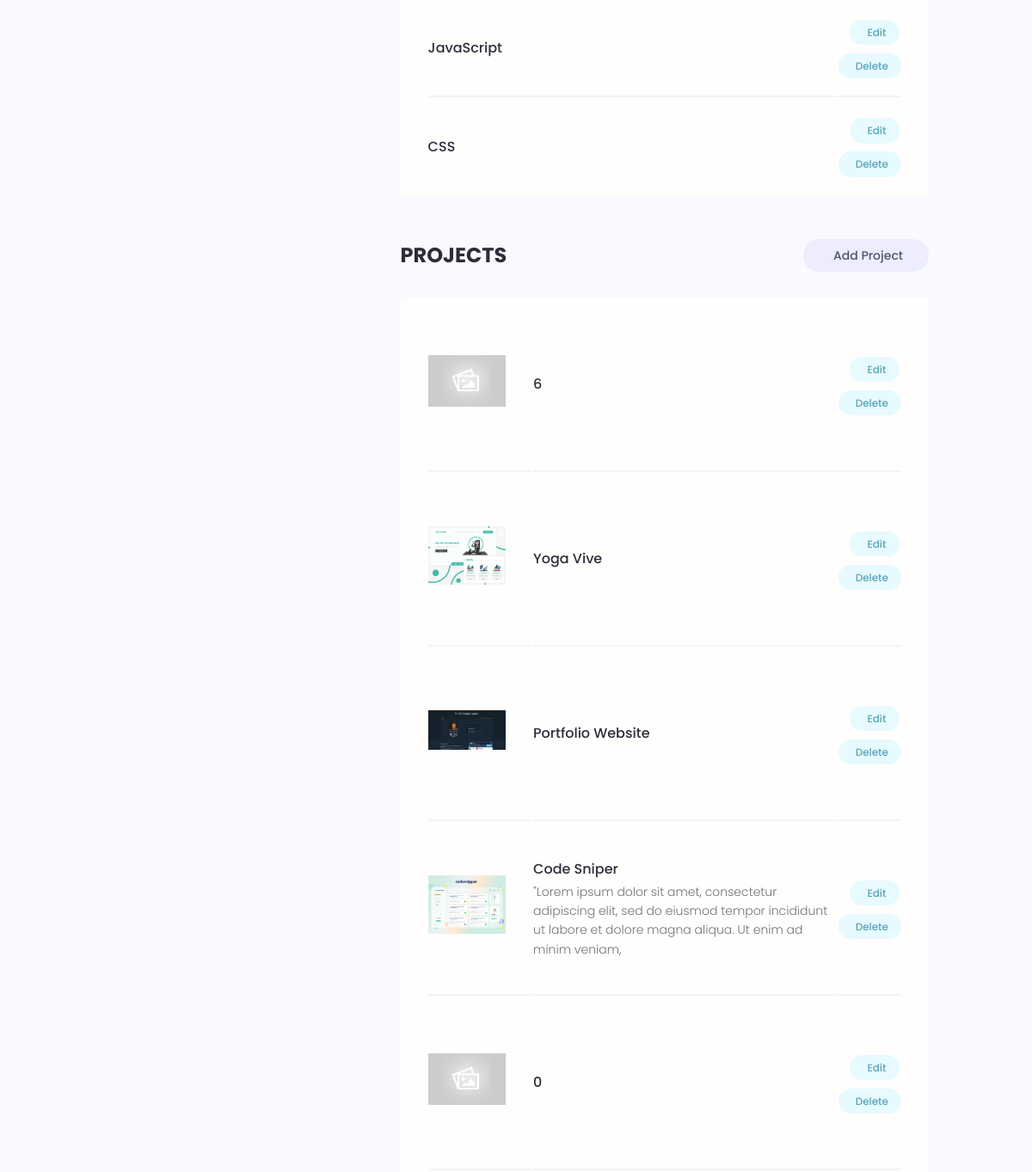
/account/ (signed in, middle part), run on an earlier commit of the app's database.
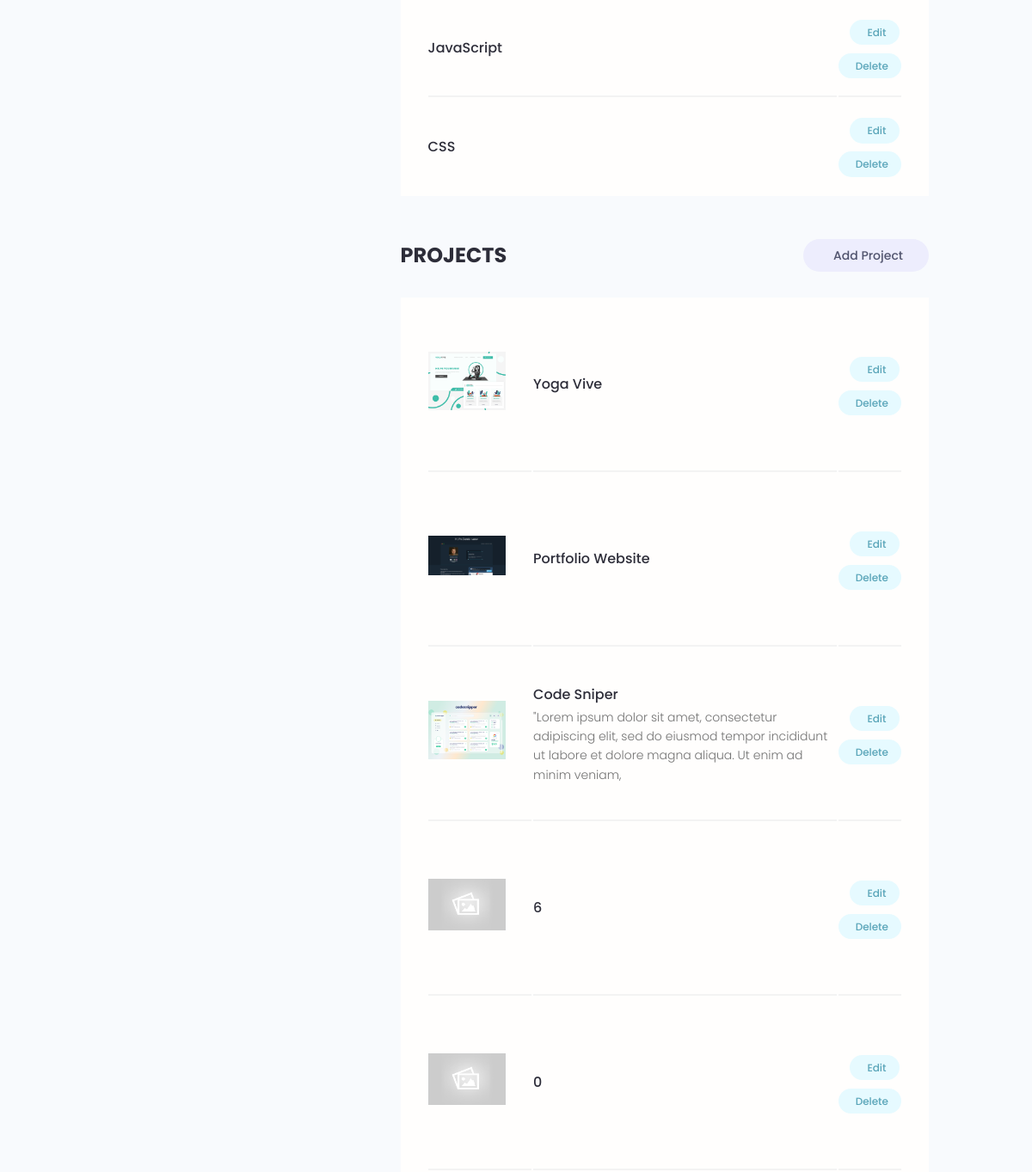
And on a later commit of the database.
### users/models.py (models this page shows, shortened)
class Skill(models.Model):
  owner = models.ForeignKey(Profile, on_delete=models.CASCADE, null=True, blank=True)
  name = models.CharField(max_length=500, null=True, blank=True)
  description = models.TextField(null=True, blank=True)
  created = models.DateTimeField(auto_now_add=True)
  id = models.UUIDField(default=uuid.uuid4, unique=True, primary_key=True, editable=False)

### projects/models.py (models this page shows, shortened)
class Project(models.Model):
    owner = models.ForeignKey(Profile, null=True, blank=True, on_delete=models.SET_NULL)
    title = models.CharField(max_length=200)
    description = models.TextField(null=True, blank=True)
    featured_image = models.ImageField(null=True, blank=True, default="default.jpg")
    demo_link = models.CharField(max_length=2000, null=True, blank=True)
    source_link = models.CharField(max_length=2000, null=True, blank=True)
    tags = models.ManyToManyField('Tag', blank=True)
    vote_total = models.IntegerField(default=0, null=True, blank=True)
    vote_ratio = models.IntegerField(default=0, null=True, blank=True)
    created = models.DateTimeField(auto_now_add=True)
    id = models.UUIDField(default=uuid.uuid4, unique=True, primary_key=True, editable=False)
    class Meta:
        ordering = ['-vote_ratio', '-vote_total', 'title']

### users/views.py (the view)
# urls.py: path('account/', views.userAccount, name='account'),
@login_required(login_url='login')
def userAccount(request):
  profile = request.user.profile
  skills = profile.skill_set.all()
  projects = profile.project_set.all()
  context = {
    'profile': profile,
    'skills': skills,
    'projects': projects,
    }
  return render(request, 'users/account.html', context)

### users/templates/users/account.html (shortened to what this page needs)
{% extends 'main.html' %}
{% load static %}
{% block content %}
  <main class="settingsPage profile my-md">
    <div class="container">
      <div class="layout">
        <div class="column column--1of3">
        </div>
        <div class="column column--2of3">
          <table class="settings__table">
            {% for skill in skills %}
            <tr>
              <td class="settings__tableInfo">
                <h4>{{skill.name}}</h4>
              </td>
              <td class="settings__tableActions">
                <a class="tag tag--pill tag--main settings__btn" href="{% url 'update-skill' skill.id %}"> Edit</a>
                <a class="tag tag--pill tag--main settings__btn" href="{% url 'delete-skill' skill.id %}?next=/account">
                  Delete</a>
              </td>
            </tr>
            {% endfor %}
          </table>
          <div class="settings">
            <h3 class="settings__title">Projects</h3>
            <a class="tag tag--pill tag--sub settings__btn tag--lg" href="{% url 'create-project' %}"> Add Project</a>
          </div>
          <table class="settings__table">
            {% for project in projects %}
              <tr>
                <td class="settings__thumbnail">
                  <a href="{% url 'project' project.id %}"><img src="{{project.featured_image.url}}" alt="Project Thumbnail" /></a>
                </td>
                <td class="settings__tableInfo">
                  <a href="{% url 'project' project.id %}">{{project.title}}</a>
                  <p>
                    {{project.description|slice:"150"}}
                  </p>
                </td>
                <td class="settings__tableActions">
                  <a class="tag tag--pill tag--main settings__btn" href="{% url 'update-project' project.id %}"> Edit</a>
                  <a class="tag tag--pill tag--main settings__btn" href="{% url 'delete-project' project.id  %}?next=/account">
                    Delete</a>
                </td>
              </tr>
            {% endfor %}
          </table>
        </div>
      </div>
    </div>
  </main>
{% endblock content %}

What changed in the data, as far as the page shows it:
changed Project (number 4 of 5 on the later page): moves down the list
